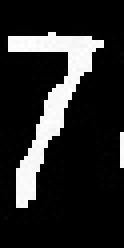
#> input picture pyQt5/检查圆心求出半径/cuted/num7/cimg_1_4.jpg, 31 x 62 px (shown 4 times larger)
$ python '训练集制取.py'
#> lines starting #> are read from the running program, lines starting #| are printed output that depends on the picture
import  cv2
import numpy as np


src=cv2.imread('cimg_1_4.jpg',cv2.IMREAD_GRAYSCALE)
#> src is the input picture: shape (62, 31); min 0, max 255, mean 39.6
cv2.imshow('src',src)
cv2.waitKey()
cv2.destroyAllWindows()

for i in range(30):
    mask = np.zeros((62, 62), np.uint8)
    for j in range(29):
        mask[:,i+j]=src[:,j]
        cv2.imshow(str(i),mask)
        cv2.imwrite('traindata\\'+str(i+30)+'.jpg',mask)
#> this loop made 30 passes
#> pass 1, `cv2.imshow(str(i),mask)`:
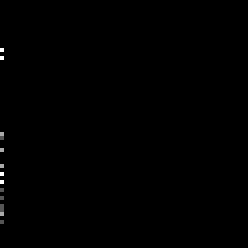
#> window '0': shape (62, 62) (shown 4 times larger); min 0, max 3, mean 0.00676; drawn with min black and max white
#> pass 1, `cv2.imshow(str(i),mask)`:
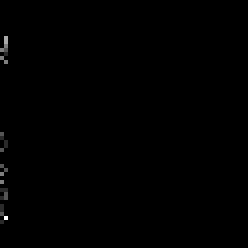
#> window '0': shape (62, 62) (shown 4 times larger); min 0, max 6, mean 0.0151; drawn with min black and max white
#> pass 1, `cv2.imshow(str(i),mask)`:
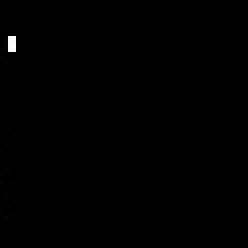
#> window '0': shape (62, 62) (shown 4 times larger); min 0, max 254, mean 0.5
#> after the loop:
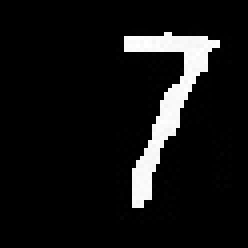
#> mask: shape (62, 62) (shown 4 times larger); min 0, max 255, mean 19.2
cv2.waitKey()
cv2.destroyAllWindows()
